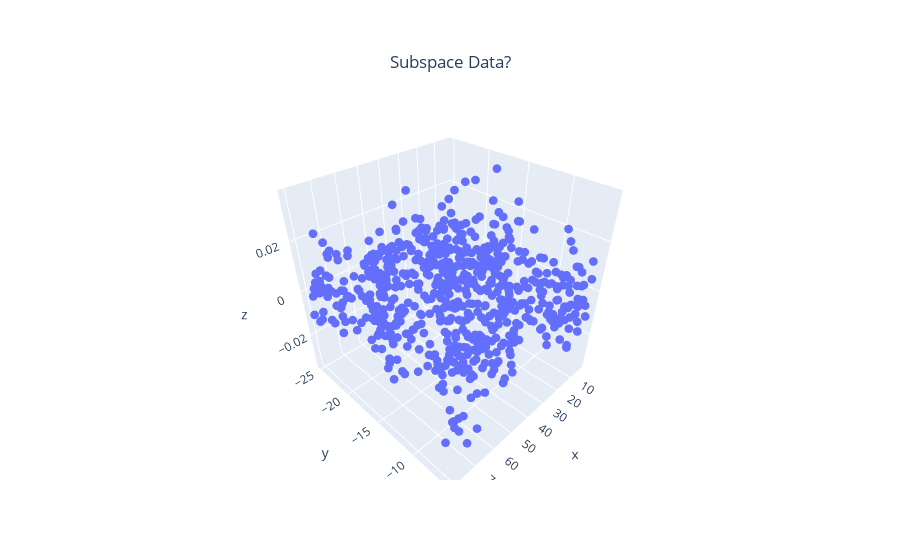

Notebook source saved alongside this figure:
### Markdown cell above
### Let's try


In this case lets assume that $\tilde{\mathbf{M}}_3$ is the rank-3 approximation of $\mathbf{M}$.

Given that: $\mathbf{M} = \mathbf{U} \mathbf{\Sigma} \mathbf{V}^T$, then

$\tilde{\mathbf{M}}_3 = \begin{bmatrix} \mathbf{u}_1 & \mathbf{u}_2 & \mathbf{u}_3  \end{bmatrix}  \begin{bmatrix} \sigma_1 & 0 & 0 \\ 0 & \sigma_2 & 0 \\ 0 & 0 & \sigma_3 \end{bmatrix} \begin{bmatrix} \mathbf{v}_1^T \\ \mathbf{v}_2^T \\ \mathbf{v}_3^T   \end{bmatrix}$ = $\begin{bmatrix} \mathbf{u}_1 & \mathbf{u}_2 & \mathbf{u}_3  \end{bmatrix} \mathbf{C} $

Recall that $\mathbf{u}_i, \mathbf{v}_j$ are column vectors and columns of $\mathbf{C}$ contains the coordinates of points in $\mathbf{M}$ when they are projected down to $3D$.  

Therefore, finding $\mathbf{C}$ and plotting as follows:  
```CMe(C)```  
should provide the plot.  
When you rotate this plot so that ```S1``` is readable, ```S2``` should not be visible, and when you rotate the view properly for $90$$ degress, ```S2``` should be readable, but not ```S1```. This is as if you are vertically looking onto two neigbouring faces of a rectangular prism, and seeing different strings on each face.  

Check out the demo cell below. If you look at XY plane vertically, you should read ```FACE```, if you rotate it 90 degrees and look at XZ plane, you see just some random points. If you implement this part properly, on XY plane you should read ```S1``` and on XZ plane ```S2``` should be readable.

However, note that this implies more that just printing on the face of a prism, which is not the answer to this question. Becasue if you do so, when ```S1``` is printed, ```S2``` will show up as a line.

What is required is, when we look at the in the direction to see ```S1```, ```S2``` should not leave a mark on the scened, and vice versa in the no noise case. Of course noise will contaminate the scene and effect the result.

### Code cell
# demo cell
Tdemo, _ = text2mat('FACE')
Tdemo = Tdemo + np.random.randn(*Tdemo.shape)*0.01
CMe(Tdemo)

### Figure 1 — Plotly figure (JSON) as saved in the notebook; plotly's stock layout.template omitted (floating-point values rounded to 4 significant figures; data arrays with more than 128 entries replaced by an {"elided": "..."} marker saying what was removed)
{"data": [{"marker": {"size": 3}, "mode": "markers", "name": "Plane", "type": "scatter3d", "x": {"elided": "653 float values"}, "y": {"elided": "653 float values"}, "z": {"elided": "653 float values"}}], "layout": {"title": {"text": "Subspace Data?", "x": 0.5, "xanchor": "center", "y": 0.9, "yanchor": "top"}}}
